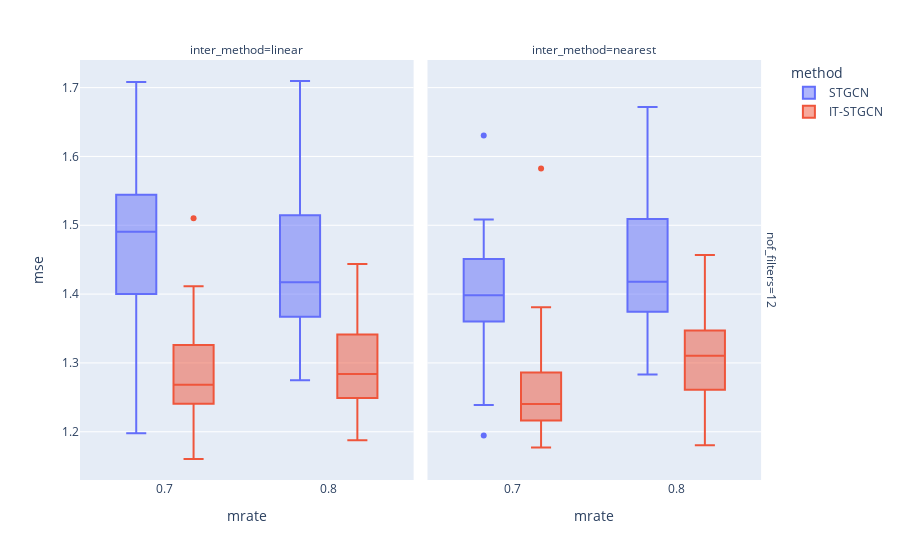

Notebook code cell kept with this figure:
### Markdown cell above
## Random

### Code cell
data.query("method!='GNAR' and mtype =='rand'").plot.box(backend='plotly',x='mrate',color='method',y='mse',facet_col='inter_method',facet_row='nof_filters',height=600)

### Figure 1 — Plotly figure (JSON) as saved in the notebook; plotly's stock layout.template omitted (floating-point values rounded to 4 significant figures)
{"data": [{"alignmentgroup": "True", "hovertemplate": "method=STGCN<br>nof_filters=12<br>inter_method=linear<br>mrate=%{x}<br>mse=%{y}<extra></extra>", "legendgroup": "STGCN", "marker": {"color": "#636efa"}, "name": "STGCN", "notched": false, "offsetgroup": "STGCN", "orientation": "v", "showlegend": true, "type": "box", "x": [0.7, 0.7, 0.7, 0.7, 0.7, 0.7, 0.7, 0.7, 0.7, 0.7, 0.7, 0.7, 0.7, 0.7, 0.7, 0.7, 0.7, 0.7, 0.7, 0.7, 0.7, 0.7, 0.7, 0.7, 0.7, 0.7, 0.7, 0.7, 0.7, 0.7, 0.8, 0.8, 0.8, 0.8, 0.8, 0.8, 0.8, 0.8, 0.8, 0.8, 0.8, 0.8, 0.8, 0.8, 0.8, 0.8, 0.8, 0.8, 0.8, 0.8, 0.8, 0.8, 0.8, 0.8, 0.8, 0.8, 0.8, 0.8, 0.8, 0.8], "x0": " ", "xaxis": "x", "y": [1.4, 1.417, 1.51, 1.483, 1.54, 1.509, 1.512, 1.391, 1.49, 1.601, 1.255, 1.65, 1.248, 1.433, 1.282, 1.369, 1.347, 1.574, 1.489, 1.491, 1.421, 1.198, 1.674, 1.569, 1.447, 1.708, 1.542, 1.491, 1.57, 1.544, 1.411, 1.367, 1.367, 1.71, 1.504, 1.312, 1.445, 1.515, 1.667, 1.32, 1.454, 1.361, 1.43, 1.368, 1.401, 1.466, 1.396, 1.613, 1.275, 1.379, 1.335, 1.528, 1.413, 1.307, 1.57, 1.319, 1.527, 1.49, 1.592, 1.421], "y0": " ", "yaxis": "y"}, {"alignmentgroup": "True", "hovertemplate": "method=STGCN<br>nof_filters=12<br>inter_method=nearest<br>mrate=%{x}<br>mse=%{y}<extra></extra>", "legendgroup": "STGCN", "marker": {"color": "#636efa"}, "name": "STGCN", "notched": false, "offsetgroup": "STGCN", "orientation": "v", "showlegend": false, "type": "box", "x": [0.7, 0.7, 0.7, 0.7, 0.7, 0.7, 0.7, 0.7, 0.7, 0.7, 0.7, 0.7, 0.7, 0.7, 0.7, 0.7, 0.7, 0.7, 0.7, 0.7, 0.7, 0.7, 0.7, 0.7, 0.7, 0.7, 0.7, 0.7, 0.7, 0.7, 0.8, 0.8, 0.8, 0.8, 0.8, 0.8, 0.8, 0.8, 0.8, 0.8, 0.8, 0.8, 0.8, 0.8, 0.8, 0.8, 0.8, 0.8, 0.8, 0.8, 0.8, 0.8, 0.8, 0.8, 0.8, 0.8, 0.8, 0.8, 0.8, 0.8], "x0": " ", "xaxis": "x2", "y": [1.388, 1.366, 1.194, 1.403, 1.417, 1.373, 1.46, 1.374, 1.36, 1.29, 1.468, 1.509, 1.462, 1.315, 1.394, 1.451, 1.239, 1.379, 1.314, 1.446, 1.411, 1.451, 1.411, 1.381, 1.419, 1.463, 1.63, 1.354, 1.273, 1.432, 1.374, 1.429, 1.532, 1.518, 1.384, 1.486, 1.57, 1.422, 1.386, 1.313, 1.47, 1.392, 1.414, 1.305, 1.538, 1.496, 1.672, 1.375, 1.478, 1.398, 1.619, 1.395, 1.316, 1.287, 1.543, 1.283, 1.509, 1.409, 1.439, 1.344], "y0": " ", "yaxis": "y2"}, {"alignmentgroup": "True", "hovertemplate": "method=IT-STGCN<br>nof_filters=12<br>inter_method=linear<br>mrate=%{x}<br>mse=%{y}<extra></extra>", "legendgroup": "IT-STGCN", "marker": {"color": "#EF553B"}, "name": "IT-STGCN", "notched": false, "offsetgroup": "IT-STGCN", "orientation": "v", "showlegend": true, "type": "box", "x": [0.7, 0.7, 0.7, 0.7, 0.7, 0.7, 0.7, 0.7, 0.7, 0.7, 0.7, 0.7, 0.7, 0.7, 0.7, 0.7, 0.7, 0.7, 0.7, 0.7, 0.7, 0.7, 0.7, 0.7, 0.7, 0.7, 0.7, 0.7, 0.7, 0.7, 0.8, 0.8, 0.8, 0.8, 0.8, 0.8, 0.8, 0.8, 0.8, 0.8, 0.8, 0.8, 0.8, 0.8, 0.8, 0.8, 0.8, 0.8, 0.8, 0.8, 0.8, 0.8, 0.8, 0.8, 0.8, 0.8, 0.8, 0.8, 0.8, 0.8], "x0": " ", "xaxis": "x", "y": [1.398, 1.51, 1.268, 1.248, 1.289, 1.199, 1.344, 1.307, 1.309, 1.226, 1.279, 1.16, 1.355, 1.259, 1.322, 1.374, 1.219, 1.241, 1.367, 1.202, 1.254, 1.218, 1.411, 1.284, 1.261, 1.194, 1.253, 1.326, 1.264, 1.269, 1.331, 1.248, 1.24, 1.387, 1.274, 1.249, 1.321, 1.303, 1.444, 1.341, 1.341, 1.245, 1.401, 1.362, 1.241, 1.289, 1.256, 1.344, 1.375, 1.188, 1.273, 1.244, 1.299, 1.251, 1.255, 1.353, 1.309, 1.224, 1.273, 1.278], "y0": " ", "yaxis": "y"}, {"alignmentgroup": "True", "hovertemplate": "method=IT-STGCN<br>nof_filters=12<br>inter_method=nearest<br>mrate=%{x}<br>mse=%{y}<extra></extra>", "legendgroup": "IT-STGCN", "marker": {"color": "#EF553B"}, "name": "IT-STGCN", "notched": false, "offsetgroup": "IT-STGCN", "orientation": "v", "showlegend": false, "type": "box", "x": [0.7, 0.7, 0.7, 0.7, 0.7, 0.7, 0.7, 0.7, 0.7, 0.7, 0.7, 0.7, 0.7, 0.7, 0.7, 0.7, 0.7, 0.7, 0.7, 0.7, 0.7, 0.7, 0.7, 0.7, 0.7, 0.7, 0.7, 0.7, 0.7, 0.7, 0.8, 0.8, 0.8, 0.8, 0.8, 0.8, 0.8, 0.8, 0.8, 0.8, 0.8, 0.8, 0.8, 0.8, 0.8, 0.8, 0.8, 0.8, 0.8, 0.8, 0.8, 0.8, 0.8, 0.8, 0.8, 0.8, 0.8, 0.8, 0.8, 0.8], "x0": " ", "xaxis": "x2", "y": [1.309, 1.231, 1.331, 1.236, 1.582, 1.261, 1.177, 1.221, 1.25, 1.24, 1.316, 1.211, 1.198, 1.228, 1.207, 1.218, 1.24, 1.257, 1.286, 1.193, 1.309, 1.215, 1.244, 1.269, 1.268, 1.241, 1.216, 1.381, 1.201, 1.307, 1.32, 1.289, 1.397, 1.28, 1.347, 1.308, 1.374, 1.239, 1.277, 1.228, 1.244, 1.365, 1.18, 1.457, 1.347, 1.332, 1.261, 1.271, 1.438, 1.313, 1.316, 1.298, 1.243, 1.4, 1.328, 1.259, 1.402, 1.275, 1.326, 1.252], "y0": " ", "yaxis": "y2"}], "layout": {"annotations": [{"font": {}, "showarrow": false, "text": "inter_method=linear", "x": 0.24, "xanchor": "center", "xref": "paper", "y": 1, "yanchor": "bottom", "yref": "paper"}, {"font": {}, "showarrow": false, "text": "inter_method=nearest", "x": 0.74, "xanchor": "center", "xref": "paper", "y": 1, "yanchor": "bottom", "yref": "paper"}, {"font": {}, "showarrow": false, "text": "nof_filters=12", "textangle": 90, "x": 0.98, "xanchor": "left", "xref": "paper", "y": 0.5, "yanchor": "middle", "yref": "paper"}], "autosize": true, "boxmode": "group", "legend": {"title": {"text": "method"}, "tracegroupgap": 0}, "margin": {"t": 60}, "xaxis": {"anchor": "y", "autorange": true, "domain": [0, 0.48], "range": [0.6492, 0.8508], "title": {"text": "mrate"}, "type": "linear"}, "xaxis2": {"anchor": "y2", "autorange": true, "domain": [0.5, 0.98], "matches": "x", "range": [0.6492, 0.8508], "title": {"text": "mrate"}, "type": "linear"}, "yaxis": {"anchor": "x", "autorange": true, "domain": [0, 1], "range": [1.13, 1.74], "title": {"text": "mse"}, "type": "linear"}, "yaxis2": {"anchor": "x2", "autorange": true, "domain": [0, 1], "matches": "y", "range": [1.13, 1.74], "showticklabels": false, "type": "linear"}}}
